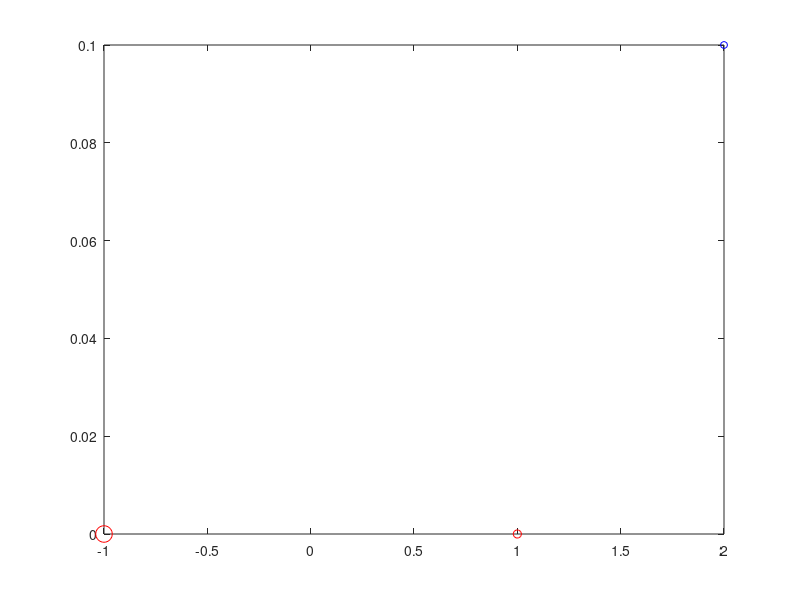

The MATLAB script that drew this image: (Note: this script raises an error after producing the figure.)
%% Exercise 2 -- Simulation of chaotic magnetic pendulum

clear all
close all
clc

% Plot magnets
plot(1,0,'ro', -1,0,'ro','MarkerSize',12);

global d; global x1; global x2;
d = 0.1; x1 = 1; x2 = -1;
tmax=10;  % end time
dt=0.001;  % time step size

% Number of time levels
nmax=ceil(tmax/dt); % ceil: rounding up
dt=tmax/nmax;


% Initial condition
t=0;
x=2.0; y=0.1; u=0; v=0; 


hold on
plot(x,y,'bo','MarkerSize',5)

% Loop over time levels with Euler's method
tic
[xp, yp] = euler([x;y;u;v], dt, nmax);
toc
plot(xp,yp, 'b')
hold off
xlabel('x')
ylabel('y')
title(['Chaotic magnetic pendulum, dt=', num2str(dt)])

function [xp, yp] = euler(Y0, dt, nmax)
xp = zeros(1, nmax+1);
yp = xp;
t = 0
Y = Y0;
xp(1)=Y0(1); yp(1)=Y0(1);
for n=1:nmax
    k = func(t, Y);
    Y = Y + dt*k;
    xp(n+1)=Y(1); yp(n+1)=Y(2);
end
end

function [xp, yp] = heun(Y0, dt, nmax)
xp = zeros(1, nmax+1);
yp = xp;
t = 0;
Y = Y0;
xp(1)=Y0(1); yp(1)=Y0(1);
for n=1:nmax
    t = t + dt;
    k1 = func(t, Y);
    k2 = func(t + dt, Y + dt*k1);
    Y = Y + 0.5*(k1+k2)*dt;
    xp(n+1)=Y(1); yp(n+1)=Y(2);
end
end